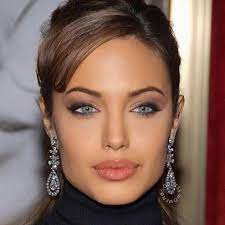
#> input picture Angelina Jolie/a1.jpg, 225 x 225 px, found by its file name; its folder holds only this picture in this run
$ python faces_train.py
#> lines starting #> are read from the running program, lines starting #| are printed output that depends on the picture
import os
import cv2 as cv
import numpy as np
people = ['Angelina Jolie','Keanu Reeves','Charlize Theron','teddy afro']
print(people)
DIR =r'C:\Users\SVB\Desktop\openCv'
haar_cascade =cv.CascadeClassifier('haar_face.xml')
features=[]
labeles=[]
def  create_train():
    for person in people:
        path=os.path.join(DIR,person)
        label = people.index(person)

        for img in os.listdir(path):
            img_path = os.path.join(path,img)

            img_array = cv.imread(img_path)
#> img_array is the input picture: shape (225, 225, 3); mean B, G, R 93, 103.9, 133.5
            gray = cv.cvtColor(img_array,cv.COLOR_BGR2GRAY)
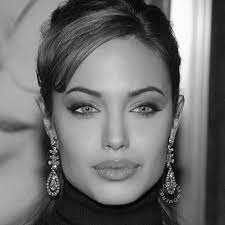
#> gray: shape (225, 225); min 0, max 255, mean 111.5
            faces_rect = haar_cascade.detectMultiScale(gray,scaleFactor=1.1,
            minNeighbors=4)
#> faces_rect = [[43, 52, 144, 144]]
            for (x,y,w,h ) in faces_rect:
                faces_roi = gray[y:y+h,x:x+w]
                features.append(faces_roi)
                labeles.append(label)
#> this loop made 1 pass
#> pass 1, in create_train, `faces_roi = gray[y:y+h,x:x+w]`:
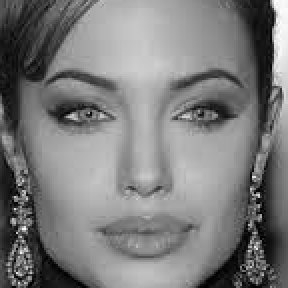
#> faces_roi: shape (144, 144) (shown 2 times larger); min 1, max 254, mean 123.5
#> after the loop, features = 1 item; labeles = [0]
#> (the run stopped early here; a loop or call above may not have finished)
